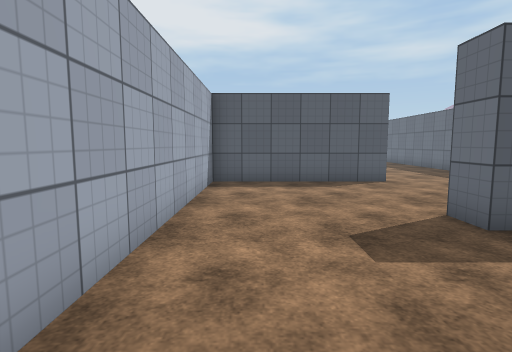
[1] (above)

23 first-person views from a walk through a Unity game level. The camera is 1.3 m above the floor, tilts 6° down and sees 80° across. The floor is counted in squares, 1 m on a side. Each view is taken from the middle of a square. On the plan, view 1 faces up. The plan holds only what a view shows up to about 14 squares ahead; the rest is blank. The place goes on beyond the plan. The player character is not drawn. Surface patterns are stand-ins for the level's own textures.

[2]
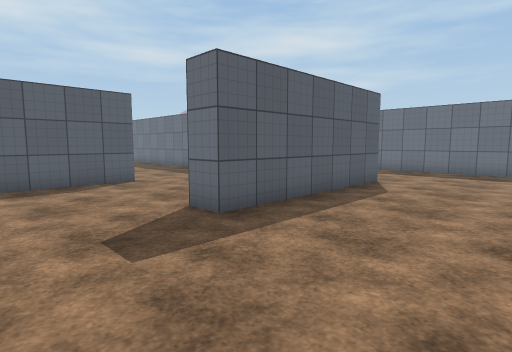

[3]
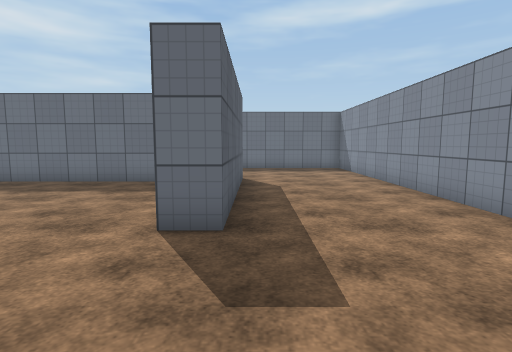

[4]
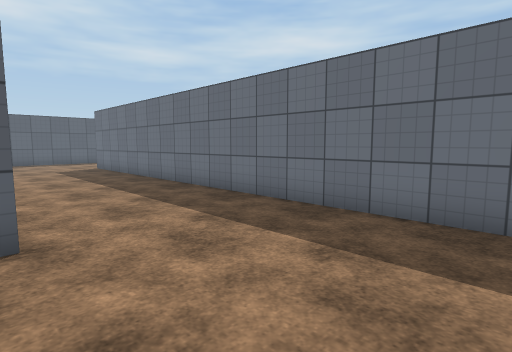

[5]
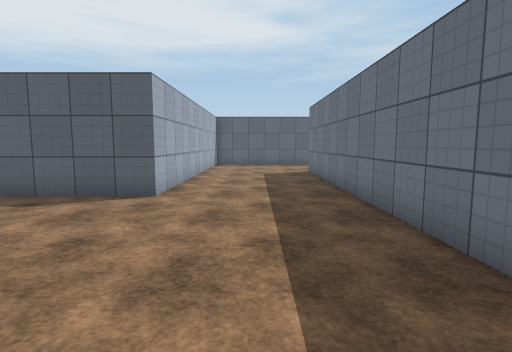

[6]
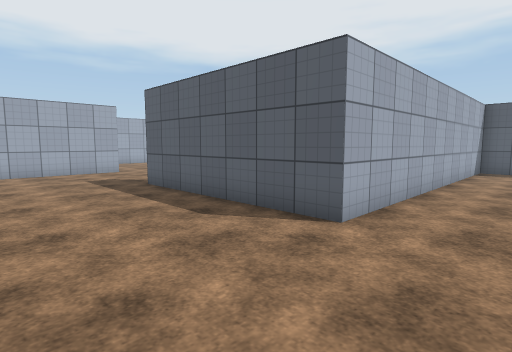

[7]
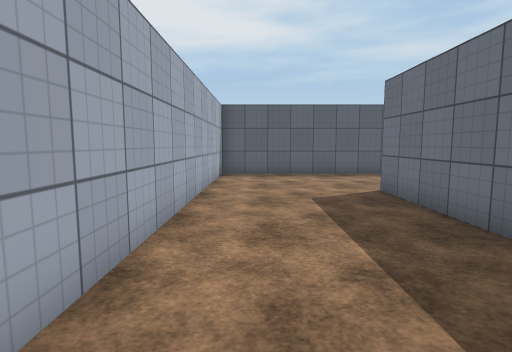

[8]
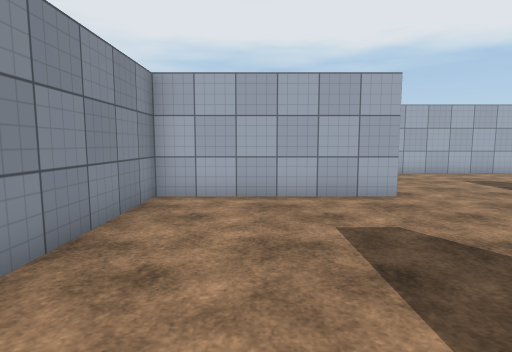

[9]
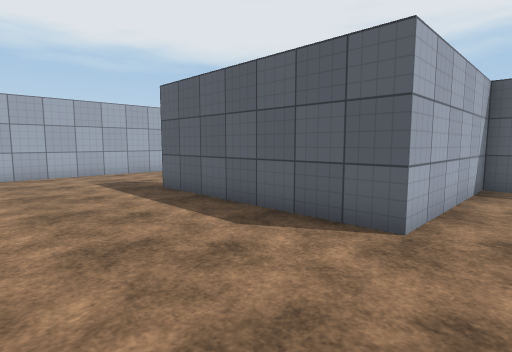

[10]
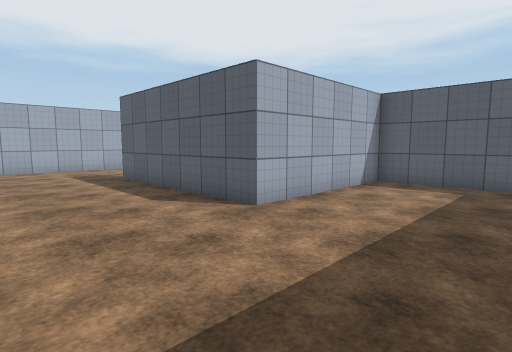

[11]
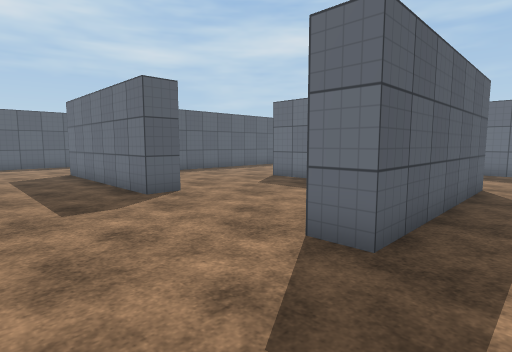

[12]
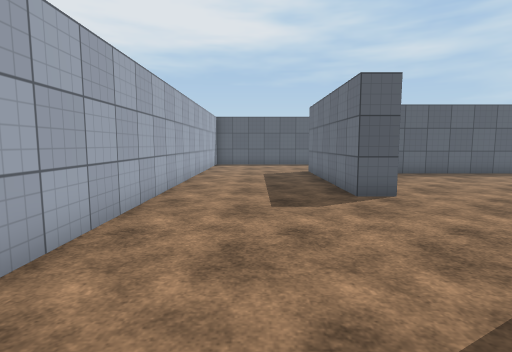

[13]
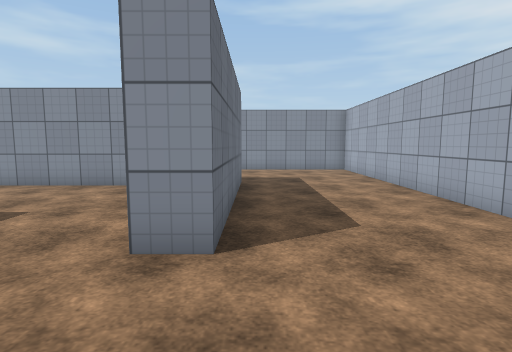

[14]
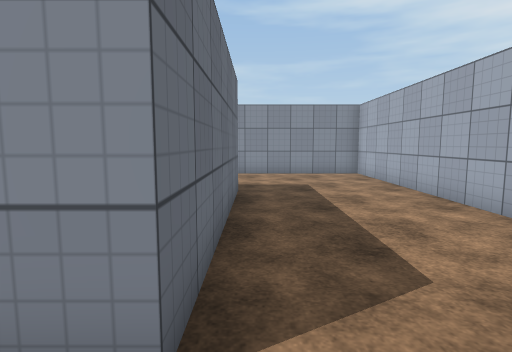

[15]
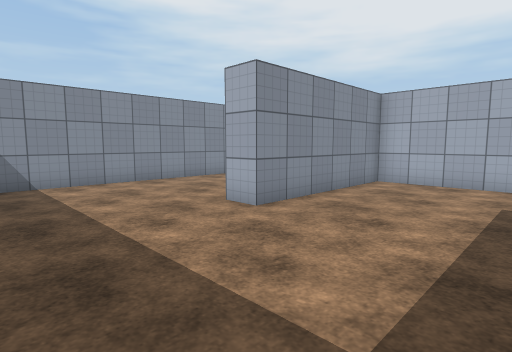

[16]
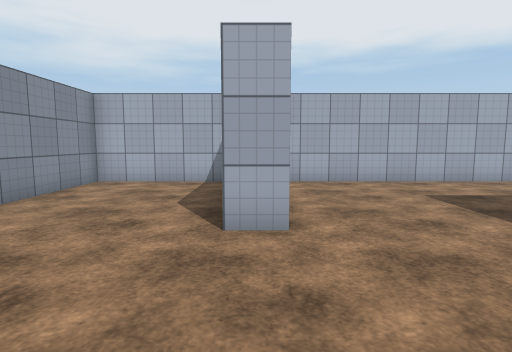

[17]
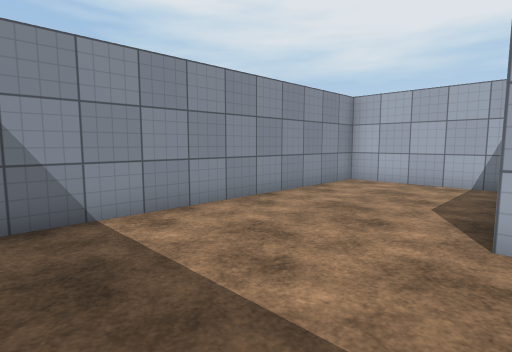

[18]
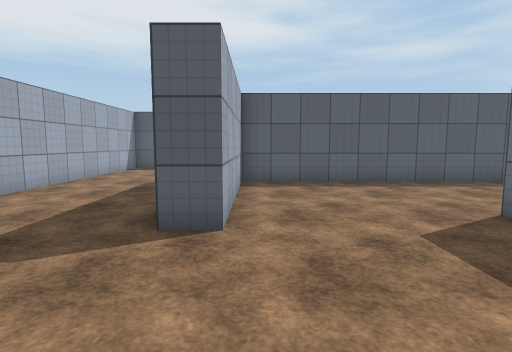

[19]
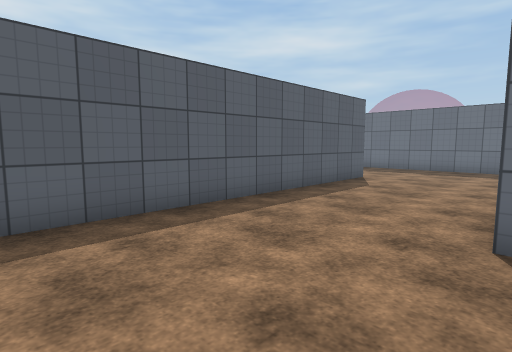

[20]
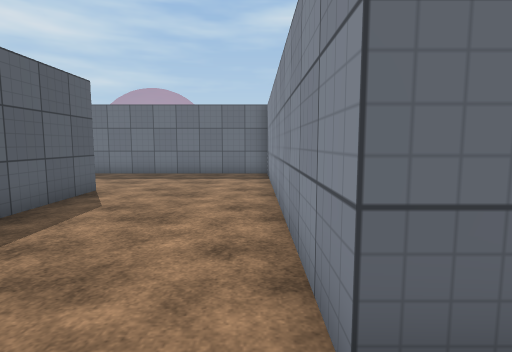

[21]
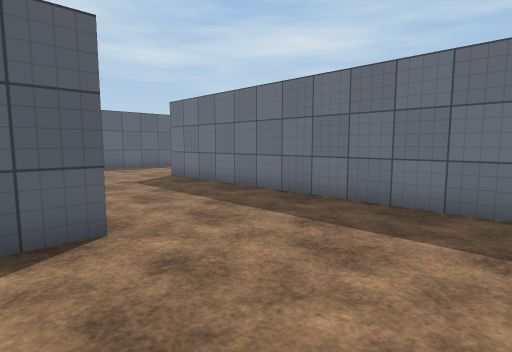

[22]
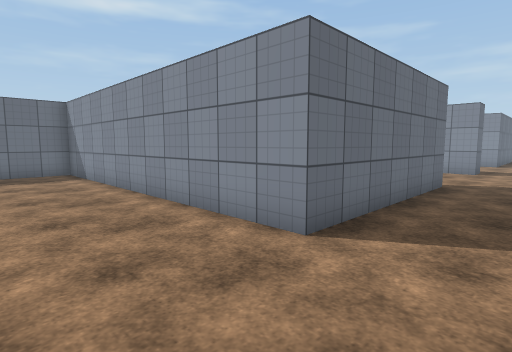

[23]
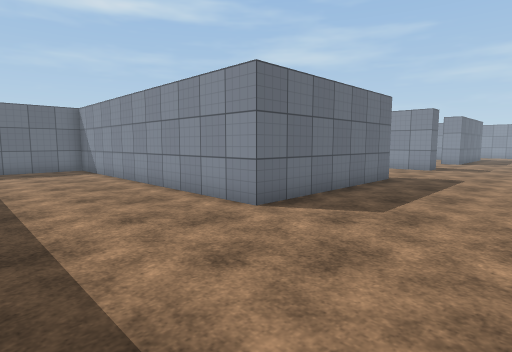

### Floor plan
Points are (right, up) in squares from view 1. A wall is a line through its corners. A room is listed if a view was taken in it or the views show most of it. See-through windows are left out.
Room 1 (views 1, 2, 3, 4, 5, 6, 7, 8, 9, 10, 11, 12, 13, 14, 15, 16, 17, 18, 19, 20, 21, 22, 23)
walls: (3.5, 22.2) (3.5, 23.2); (-2.5, 27.8) (-2.5, 29.5) (8.8, 29.5); (4.6, 10.5) (-1.5, 10.5) (-1.5, 1.6); (2.1, 28.5) (-1.5, 28.5) (-1.5, 22.5) (-8.5, 22.5) (-8.5, 23.5) (-7.2, 23.5); (-8.5, 10.5) (-8.5, 17.5) (-7.5, 17.5) (-7.5, 11.5) (-1, 11.5); (-13.5, 15.8) (-13.5, 5.5) (-7.5, 5.5) (-7.5, 4.5); (9.5, 29.4) (9.5, 40.5); (11.6, 28.5) (4.5, 28.5) (4.5, 16.5) (-2.5, 16.5); (9.5, 6.4) (9.5, 23.5); (4.6, 34.5) (-7.5, 34.5) (-7.5, 28.5) (-8.5, 28.5) (-8.5, 35.5) (3.5, 35.5) (3.5, 38.6); (10.6, 4.5) (3.5, 4.5) (3.5, 5.5); (4.2, -0.5) (13.1, -0.5); (-13.5, 3.9) (-13.5, -0.5) (-3.4, -0.5); (-13.5, 38.1) (-13.5, 19.1)

Positions as (right, up) in squares from view 1, and headings:
1: (0, 0), facing up
2: (0, 0), facing up-right
3: (-1, 4), facing right
4: (4, 6), facing up-right
5: (7, 9), facing up
6: (7, 12), facing up-left
7: (6, 15), facing up
8: (0, 14), facing left
9: (0, 18), facing up-left
10: (3, 18), facing up-left
11: (-12, 21), facing up-right
12: (-11, 21), facing up
13: (-9, 21), facing down
14: (-9, 19), facing down
15: (-3, 10), facing down-left
16: (-3, 5), facing left
17: (-3, 5), facing down-left
18: (-7, 24), facing up
19: (-7, 29), facing up-right
20: (-4, 30), facing right
21: (3, 30), facing up-right
22: (-11, 39), facing down-right
23: (-13, 40), facing down-right
